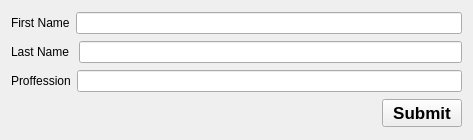
<?xml version="1.0" encoding="UTF-8"?>
<ui version="4.0">
 <class>Widget</class>
 <widget class="QWidget" name="Widget">
  <property name="geometry">
   <rect>
    <x>0</x>
    <y>0</y>
    <width>473</width>
    <height>140</height>
   </rect>
  </property>
  <property name="windowTitle">
   <string>Widget</string>
  </property>
  <layout class="QHBoxLayout" name="horizontalLayout_5">
   <item>
    <layout class="QVBoxLayout" name="verticalLayout">
     <item>
      <layout class="QHBoxLayout" name="horizontalLayout">
       <item>
        <widget class="QLabel" name="label">
         <property name="text">
          <string>First Name</string>
         </property>
        </widget>
       </item>
       <item>
        <widget class="QLineEdit" name="firstNameLineEdit"/>
       </item>
      </layout>
     </item>
     <item>
      <layout class="QHBoxLayout" name="horizontalLayout_2">
       <item>
        <widget class="QLabel" name="label_2">
         <property name="text">
          <string>Last Name </string>
         </property>
        </widget>
       </item>
       <item>
        <widget class="QLineEdit" name="lastNameLineEdit"/>
       </item>
      </layout>
     </item>
     <item>
      <layout class="QHBoxLayout" name="horizontalLayout_3">
       <item>
        <widget class="QLabel" name="label_3">
         <property name="text">
          <string>Proffession</string>
         </property>
        </widget>
       </item>
       <item>
        <widget class="QLineEdit" name="professionLineEdit"/>
       </item>
      </layout>
     </item>
     <item>
      <layout class="QHBoxLayout" name="horizontalLayout_4">
       <item>
        <spacer name="horizontalSpacer">
         <property name="orientation">
          <enum>Qt::Horizontal</enum>
         </property>
         <property name="sizeHint" stdset="0">
          <size>
           <width>40</width>
           <height>20</height>
          </size>
         </property>
        </spacer>
       </item>
       <item>
        <widget class="QPushButton" name="submitButton">
         <property name="sizePolicy">
          <sizepolicy hsizetype="Preferred" vsizetype="Fixed">
           <horstretch>0</horstretch>
           <verstretch>0</verstretch>
          </sizepolicy>
         </property>
         <property name="font">
          <font>
           <pointsize>13</pointsize>
           <weight>75</weight>
           <bold>true</bold>
          </font>
         </property>
         <property name="text">
          <string>Submit</string>
         </property>
        </widget>
       </item>
      </layout>
     </item>
    </layout>
   </item>
  </layout>
 </widget>
 <layoutdefault spacing="6" margin="11"/>
 <resources/>
 <connections/>
</ui>
